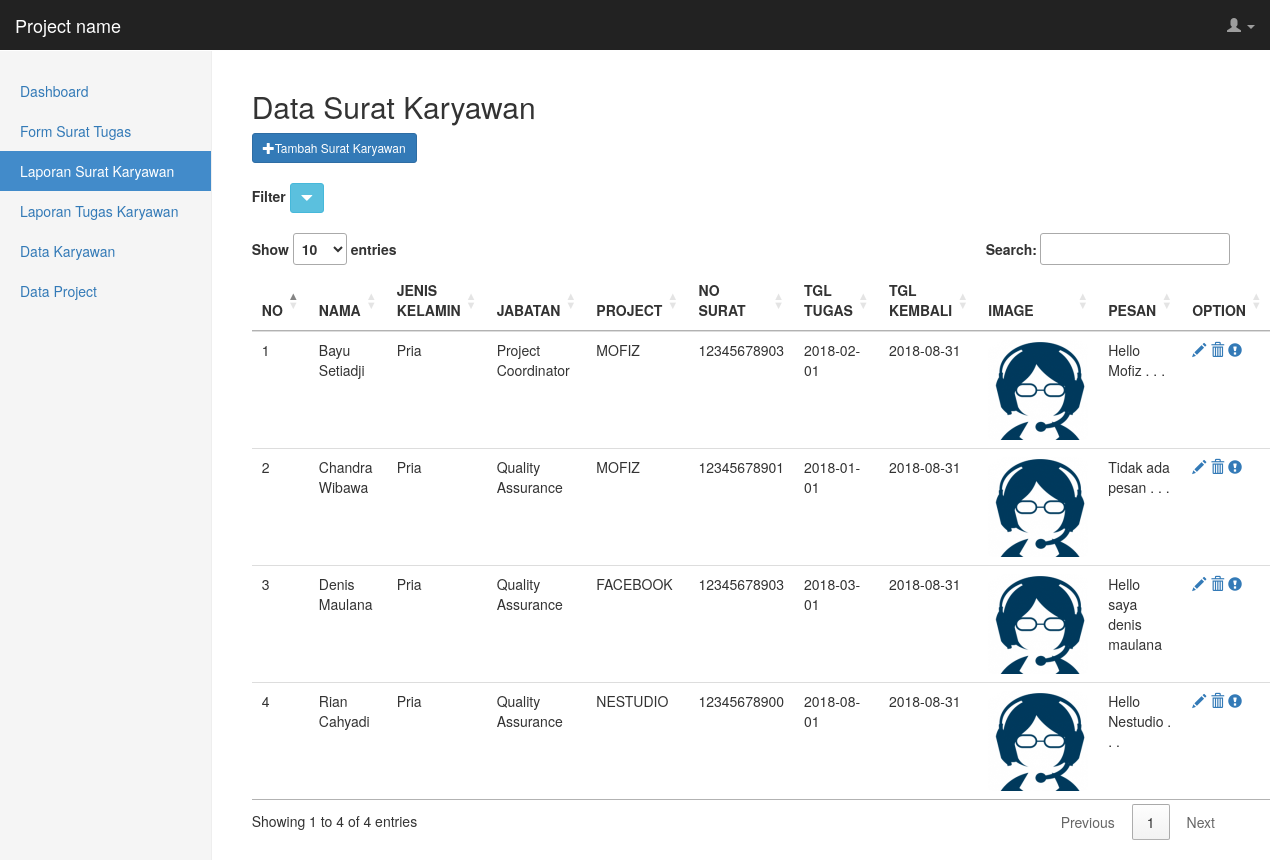
The page /admin/page/surat_karyawan.php (signed in) on the database its author committed.
### tables this page shows
CREATE TABLE `tbl_surat` (
  `id` int(11) NOT NULL,
  `nama` varchar(50) NOT NULL,
  `jenis_kelamin` enum('Pria','Wanita') NOT NULL,
  `jabatan` enum('Chief','HRD','Developer','Quality Assurance','Management','Sales Marketing','Project Coordinator') NOT NULL,
  `project` varchar(50) NOT NULL,
  `no_surat` varchar(15) NOT NULL,
  `tgl_tugas` date NOT NULL,
  `tgl_kembali` date NOT NULL,
  `image` text NOT NULL,
  `pesan` text NOT NULL
);

### admin/page/surat_karyawan.php (the view, shortened to what this page needs)
<!DOCTYPE html>
<html>
	<head>
		<link rel="stylesheet" type="text/css" href="../assets/css/bootstrap.min.css">
		<link rel="stylesheet" type="text/css" href="../assets/css/dashboard.css">
        <link rel="stylesheet" type="text/css" href="//cdn.datatables.net/1.10.11/css/jquery.dataTables.min.css">
	</head>
	<body>
		<nav class="navbar navbar-inverse navbar-fixed-top">
      		<div class="cntainer-fluid">
        		<div class="navbar-header">
          			<a class="navbar-brand" href="#">Project name</a>
        		</div>
        		<div id="navbar" class="navbar-collapse collapse">
          			<ul class="nav navbar-nav navbar-right">
			            <li>
			            	<a href="" data-toggle="dropdown" style="margin-right: 15px;">
			            		<span class="glyphicon glyphicon-user"></span>
			            		<span class="caret"></span>
			            	</a>
			            </li>
          			</ul>
        		</div>
      		</div>
      	</nav>
      	<div class="container-fluid">
			<div class="row">
		    	<div class="col-sm-3 col-md-2 sidebar">
		      		<ul class="nav nav-sidebar">
		      			<li><a href="dashboard.php">Dashboard</a></li>
				        <li><a href="proses.php?page=surat-tugas">Form Surat Tugas</a></li>
				        <li class="active"><a href="proses.php?page=surat-karyawan">Laporan Surat Karyawan</a></li>
				        <li><a href="proses.php?page=laporan-karyawan">Laporan Tugas Karyawan</a></li>
				        <li><a href="proses.php?page=data-karyawan">Data Karyawan</a></li>
				        <li><a href="proses.php?page=data-project">Data Project</a></li>
		      		</ul>
		    	</div>
		    	<div class="col-sm-9 col-sm-offset-3 col-md-10 col-md-offset-2 main">
		    		<h2>Data Surat Karyawan</h2>
    				<button type="button" class="btn btn-primary btn-sm" data-toggle="modal" data-target="#modal-karyawan"><span class="glyphicon glyphicon-plus"></span>Tambah Surat Karyawan</button><br/><br/>
                    <label>Filter</label>
                    <button type="button" class="btn btn-info btn-sm" data-toggle="modal" data-target="#modal-filter"><span class="glyphicon glyphicon-triangle-bottom"></span></button><br/><br/>
    				<table class="table table-hover table-responsive" id="datatables-surat-karyawan">
    					<thead>
    						<tr>
	    						<th>NO</th>
	    						<th>NAMA</th>
	    						<th>JENIS KELAMIN</th>
	    						<th>JABATAN</th>
	    						<th>PROJECT</th>
	    						<th>NO SURAT</th>
                                <th>TGL TUGAS</th>
                                <th>TGL KEMBALI</th>
                                <th>IMAGE</th>
                                <th>PESAN</th>
	    						<th>OPTION</th>
	    					</tr>
    					</thead>
    					<tbody>
    						<?php
    						$no 	= 1;
						    $sql 	= mysql_query("SELECT * FROM tbl_surat ORDER BY nama ASC");
    						while ($row = mysql_fetch_assoc($sql)) {
    					?>
    					<tr>
    						<td><?= $no++ ?></td>
    						<td><?= $row['nama']; ?></td>
    						<td><?= $row['jenis_kelamin']; ?></td>
    						<td><?= $row['jabatan']; ?></td>
    						<td><?= $row['project']; ?></td>
    						<td><?= $row['no_surat']; ?></td>
                            <td><?= $row['tgl_tugas']; ?></td>
                            <td><?= $row['tgl_kembali']; ?></td>
                            <td><a href="../assets/direct/<?= $row['image']; ?>"><img src="../assets/direct/<?= $row['image']; ?>" class="img-rounded" width="100" height="100"></a></td>
                            <td><?= $row['pesan']; ?></td>
    						<td>
    							<a href="proses.php?page=update-surat-karyawan&&id=<?= $row['id']; ?>"><span class="glyphicon glyphicon-pencil"></span></a>
    							<a href="proses.php?page=delete-surat-karyawan&&id=<?= $row['id']; ?>" onclick="return confirm('Apakah anda yakin ingin menghapus karyawan ini ?');"><span class="glyphicon glyphicon-trash"></span></a>
    							<a href="" onclick="window.open('detail/surat_tugas.php?id=<?= $row['id']; ?>').print();"><span class="glyphicon glyphicon-exclamation-sign"></span></a>
    						</td>
    					</tr>
    					<?php } ?>
    					</tbody>
    				</table>
		    	</div>
		    </div>
		</div>
    </body>
</html>

### assets/css/dashboard.css (style rules this page uses)
body { padding-top: 50px; }
.navbar-fixed-top { border: 0; }
.sidebar { display: none; }
@media (min-width: 768px) { .sidebar { position: fixed; top: 51px; bottom: 0; left: 0; z-index: 1000; display: block; padding: 20px; overflow-x: hidden; overflow-y: auto; background-color: #f5f5f5; border-right: 1px solid #eee; } }
.nav-sidebar { margin-right: -21px; margin-bottom: 20px; margin-left: -20px; }
.nav-sidebar > li > a { padding-right: 20px; padding-left: 20px; }
.nav-sidebar > .active > a, .nav-sidebar > .active > a:hover, .nav-sidebar > .active > a:focus { color: #fff; background-color: #428bca; }
.main { padding: 20px; }
@media (min-width: 768px) { .main { padding-right: 40px; padding-left: 40px; } }

### rows shown on the page
tbl_surat: nama "Bayu Setiadji", jenis_kelamin "Pria", jabatan "Project Coordinator", project "MOFIZ", no_surat "12345678903", tgl_tugas "2018-02-01", tgl_kembali "2018-08-31", image (picture), pesan "Hello Mofiz . . ."
tbl_surat: nama "Chandra Wibawa", jenis_kelamin "Pria", jabatan "Quality Assurance", project "MOFIZ", no_surat "12345678901", tgl_tugas "2018-01-01", tgl_kembali "2018-08-31", image (picture), pesan "Tidak ada pesan . . ."
tbl_surat: nama "Denis Maulana", jenis_kelamin "Pria", jabatan "Quality Assurance", project "FACEBOOK", no_surat "12345678903", tgl_tugas "2018-03-01", tgl_kembali "2018-08-31", image (picture), pesan "Hello saya denis maulana"
tbl_surat: nama "Rian Cahyadi", jenis_kelamin "Pria", jabatan "Quality Assurance", project "NESTUDIO", no_surat "12345678900", tgl_tugas "2018-08-01", tgl_kembali "2018-08-31", image (picture), pesan "Hello Nestudio . . ."
